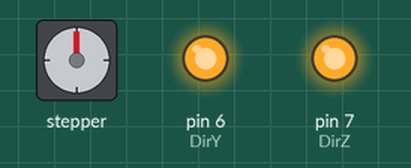
Simulated run of this sketch. Board: Arduino Uno, built with avr-gcc and run on an emulated ATmega328P. Shown: stepper motor, output pins drawn as LEDs (lit = HIGH). Wiring (inferred from the names in the program): stepper motor (200 steps per turn assumed): coils pin 2, pin 3, pin 4, pin 5. Pins used as bus, display or sensor lines are not drawn.

Above: at 0.1 s.
Timing chart, 0 to 1.6 s (numbered marks = the images above):
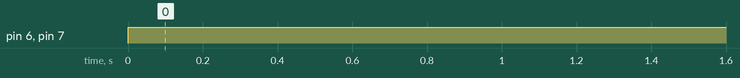

Measured:
- by itself, pin 6 (DirY), pin 7 (DirZ): LOW → HIGH at 0.00 s

The sketch:

CNC_Shield_Demo.ino
```cpp
// CNC Shield Stepper  Control Demo
// Superb Tech
// www.youtube.com/superbtech

const int StepX = 2;
const int DirX = 5;
const int StepY = 3;
const int DirY = 6;
const int StepZ = 4;
const int DirZ = 7;


void setup() {
  pinMode(StepX,OUTPUT);
  pinMode(DirX,OUTPUT);
  pinMode(StepY,OUTPUT);
  pinMode(DirY,OUTPUT);
  pinMode(StepZ,OUTPUT);
  pinMode( DirZ,OUTPUT);

}

void loop() {
 digitalWrite(DirX, HIGH); // set direction, HIGH for clockwise, LOW for anticlockwise
 digitalWrite(DirY, HIGH);
 digitalWrite(DirZ, HIGH);

 for(int x = 0; x<200; x++) { // loop for 200 steps
  digitalWrite(StepX,HIGH);
  delayMicroseconds(500);
  digitalWrite(StepX,LOW);
  delayMicroseconds(500);
 }

delay(1000); // delay for 1 second

}
```
